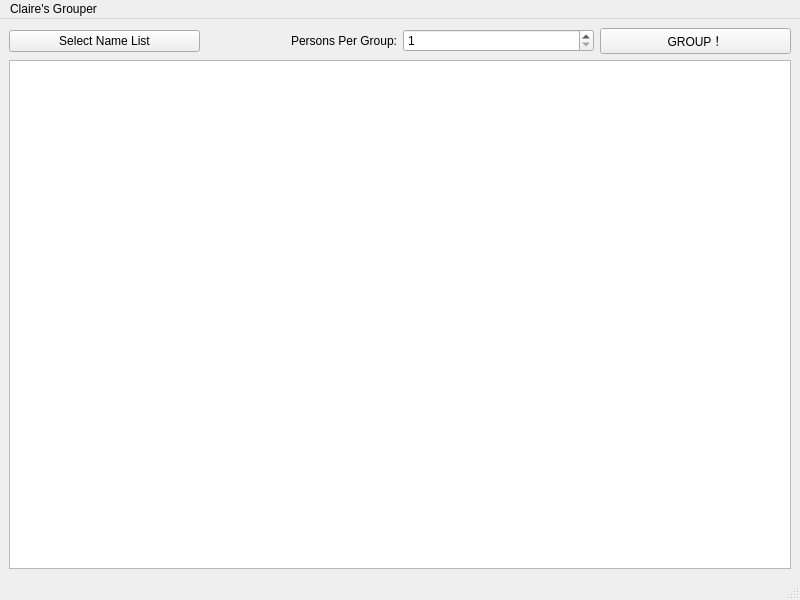
<?xml version="1.0" encoding="UTF-8"?>
<ui version="4.0">
 <class>MainWindow</class>
 <widget class="QMainWindow" name="MainWindow">
  <property name="geometry">
   <rect>
    <x>0</x>
    <y>0</y>
    <width>800</width>
    <height>600</height>
   </rect>
  </property>
  <property name="windowTitle">
   <string>Claire's Grouper</string>
  </property>
  <widget class="QWidget" name="centralwidget">
   <layout class="QGridLayout" name="gridLayout">
    <item row="0" column="0">
     <widget class="QPushButton" name="selNameListBox">
      <property name="text">
       <string>Select Name List</string>
      </property>
     </widget>
    </item>
    <item row="1" column="0" colspan="4">
     <widget class="QListView" name="candidateView">
      <property name="sizeAdjustPolicy">
       <enum>QAbstractScrollArea::AdjustToContents</enum>
      </property>
     </widget>
    </item>
    <item row="0" column="2">
     <widget class="QSpinBox" name="groupNumberBox">
      <property name="minimum">
       <number>1</number>
      </property>
      <property name="maximum">
       <number>50</number>
      </property>
     </widget>
    </item>
    <item row="0" column="1">
     <widget class="QLabel" name="label">
      <property name="text">
       <string>Persons Per Group:</string>
      </property>
      <property name="alignment">
       <set>Qt::AlignRight|Qt::AlignTrailing|Qt::AlignVCenter</set>
      </property>
     </widget>
    </item>
    <item row="0" column="3">
     <widget class="QPushButton" name="groupButton">
      <property name="layoutDirection">
       <enum>Qt::LeftToRight</enum>
      </property>
      <property name="text">
       <string>GROUP！</string>
      </property>
      <property name="autoRepeat">
       <bool>true</bool>
      </property>
     </widget>
    </item>
   </layout>
   <zorder>groupButton</zorder>
   <zorder>selNameListBox</zorder>
   <zorder>groupNumberBox</zorder>
   <zorder>candidateView</zorder>
   <zorder>label</zorder>
  </widget>
  <widget class="QMenuBar" name="menubar">
   <property name="geometry">
    <rect>
     <x>0</x>
     <y>0</y>
     <width>800</width>
     <height>22</height>
    </rect>
   </property>
   <widget class="QMenu" name="menuClaire_s_Grouper">
    <property name="title">
     <string>Claire's Grouper</string>
    </property>
   </widget>
   <addaction name="menuClaire_s_Grouper"/>
  </widget>
  <widget class="QStatusBar" name="statusbar"/>
 </widget>
 <resources/>
 <connections/>
</ui>
